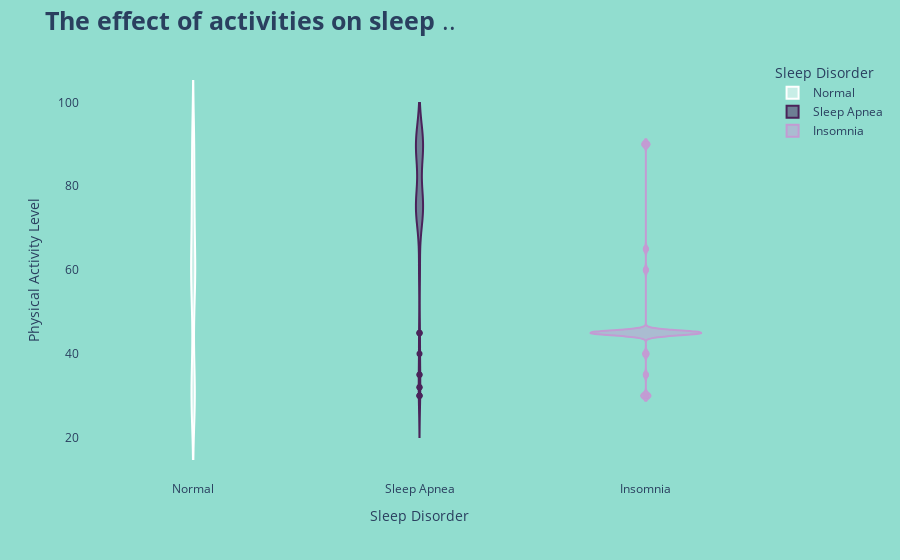

Notebook code for this chart:
### Code cell
fig = px.violin(sleep_data, x="Sleep Disorder",y='Physical Activity Level',
                 color='Sleep Disorder',
                 color_discrete_sequence=['white','#4A235A','#C39BD3'],
                 violinmode='overlay')
               
    
fig.update_layout(title='<b>The effect of activities on sleep </b>..',
                 title_font={'size':25},
                 paper_bgcolor='#91DDCF',
                 plot_bgcolor='#91DDCF')

fig.update_yaxes(showgrid=False)
fig.show()

### Figure 1 — Plotly figure (JSON) as saved in the notebook; plotly's stock layout.template omitted (floating-point values rounded to 4 significant figures; data arrays with more than 128 entries replaced by an {"elided": "..."} marker saying what was removed)
{"data": [{"alignmentgroup": "True", "box": {"visible": false}, "hovertemplate": "Sleep Disorder=%{x}<br>Physical Activity Level=%{y}<extra></extra>", "legendgroup": "Normal", "marker": {"color": "white"}, "name": "Normal", "offsetgroup": "Normal", "orientation": "v", "scalegroup": "True", "showlegend": true, "type": "violin", "x": {"elided": "219 str values"}, "x0": " ", "xaxis": "x", "y": {"elided": "219 int values"}, "y0": " ", "yaxis": "y"}, {"alignmentgroup": "True", "box": {"visible": false}, "hovertemplate": "Sleep Disorder=%{x}<br>Physical Activity Level=%{y}<extra></extra>", "legendgroup": "Sleep Apnea", "marker": {"color": "#4A235A"}, "name": "Sleep Apnea", "offsetgroup": "Sleep Apnea", "orientation": "v", "scalegroup": "True", "showlegend": true, "type": "violin", "x": ["Sleep Apnea", "Sleep Apnea", "Sleep Apnea", "Sleep Apnea", "Sleep Apnea", "Sleep Apnea", "Sleep Apnea", "Sleep Apnea", "Sleep Apnea", "Sleep Apnea", "Sleep Apnea", "Sleep Apnea", "Sleep Apnea", "Sleep Apnea", "Sleep Apnea", "Sleep Apnea", "Sleep Apnea", "Sleep Apnea", "Sleep Apnea", "Sleep Apnea", "Sleep Apnea", "Sleep Apnea", "Sleep Apnea", "Sleep Apnea", "Sleep Apnea", "Sleep Apnea", "Sleep Apnea", "Sleep Apnea", "Sleep Apnea", "Sleep Apnea", "Sleep Apnea", "Sleep Apnea", "Sleep Apnea", "Sleep Apnea", "Sleep Apnea", "Sleep Apnea", "Sleep Apnea", "Sleep Apnea", "Sleep Apnea", "Sleep Apnea", "Sleep Apnea", "Sleep Apnea", "Sleep Apnea", "Sleep Apnea", "Sleep Apnea", "Sleep Apnea", "Sleep Apnea", "Sleep Apnea", "Sleep Apnea", "Sleep Apnea", "Sleep Apnea", "Sleep Apnea", "Sleep Apnea", "Sleep Apnea", "Sleep Apnea", "Sleep Apnea", "Sleep Apnea", "Sleep Apnea", "Sleep Apnea", "Sleep Apnea", "Sleep Apnea", "Sleep Apnea", "Sleep Apnea", "Sleep Apnea", "Sleep Apnea", "Sleep Apnea", "Sleep Apnea", "Sleep Apnea", "Sleep Apnea", "Sleep Apnea", "Sleep Apnea", "Sleep Apnea", "Sleep Apnea", "Sleep Apnea", "Sleep Apnea", "Sleep Apnea", "Sleep Apnea", "Sleep Apnea"], "x0": " ", "xaxis": "x", "y": [30, 30, 40, 30, 35, 75, 32, 32, 60, 35, 60, 60, 60, 45, 45, 90, 45, 90, 90, 90, 90, 90, 90, 90, 90, 90, 85, 85, 90, 90, 90, 90, 90, 90, 90, 90, 90, 90, 90, 90, 90, 90, 90, 90, 90, 90, 90, 90, 75, 75, 75, 75, 75, 75, 75, 75, 75, 75, 75, 75, 75, 75, 75, 75, 75, 75, 75, 75, 75, 75, 75, 75, 75, 75, 75, 75, 75, 75], "y0": " ", "yaxis": "y"}, {"alignmentgroup": "True", "box": {"visible": false}, "hovertemplate": "Sleep Disorder=%{x}<br>Physical Activity Level=%{y}<extra></extra>", "legendgroup": "Insomnia", "marker": {"color": "#C39BD3"}, "name": "Insomnia", "offsetgroup": "Insomnia", "orientation": "v", "scalegroup": "True", "showlegend": true, "type": "violin", "x": ["Insomnia", "Insomnia", "Insomnia", "Insomnia", "Insomnia", "Insomnia", "Insomnia", "Insomnia", "Insomnia", "Insomnia", "Insomnia", "Insomnia", "Insomnia", "Insomnia", "Insomnia", "Insomnia", "Insomnia", "Insomnia", "Insomnia", "Insomnia", "Insomnia", "Insomnia", "Insomnia", "Insomnia", "Insomnia", "Insomnia", "Insomnia", "Insomnia", "Insomnia", "Insomnia", "Insomnia", "Insomnia", "Insomnia", "Insomnia", "Insomnia", "Insomnia", "Insomnia", "Insomnia", "Insomnia", "Insomnia", "Insomnia", "Insomnia", "Insomnia", "Insomnia", "Insomnia", "Insomnia", "Insomnia", "Insomnia", "Insomnia", "Insomnia", "Insomnia", "Insomnia", "Insomnia", "Insomnia", "Insomnia", "Insomnia", "Insomnia", "Insomnia", "Insomnia", "Insomnia", "Insomnia", "Insomnia", "Insomnia", "Insomnia", "Insomnia", "Insomnia", "Insomnia", "Insomnia", "Insomnia", "Insomnia", "Insomnia", "Insomnia", "Insomnia", "Insomnia", "Insomnia", "Insomnia", "Insomnia"], "x0": " ", "xaxis": "x", "y": [30, 40, 40, 35, 30, 60, 35, 60, 40, 90, 45, 45, 45, 45, 45, 45, 45, 45, 45, 45, 45, 45, 45, 45, 45, 45, 90, 90, 45, 45, 45, 45, 45, 45, 45, 45, 45, 45, 45, 45, 45, 45, 45, 45, 45, 45, 45, 45, 45, 45, 45, 45, 45, 45, 45, 45, 30, 30, 45, 45, 45, 45, 45, 45, 45, 45, 45, 65, 65, 90, 45, 45, 45, 45, 45, 45, 30], "y0": " ", "yaxis": "y"}], "layout": {"autosize": true, "legend": {"title": {"text": "Sleep Disorder"}, "tracegroupgap": 0}, "margin": {"t": 60}, "paper_bgcolor": "#91DDCF", "plot_bgcolor": "#91DDCF", "title": {"font": {"size": 25}, "text": "<b>The effect of activities on sleep </b>.."}, "violinmode": "overlay", "xaxis": {"anchor": "y", "autorange": true, "categoryarray": ["Normal", "Sleep Apnea", "Insomnia"], "categoryorder": "array", "domain": [0, 1], "range": [-0.5, 2.5], "title": {"text": "Sleep Disorder"}, "type": "category"}, "yaxis": {"anchor": "x", "autorange": true, "domain": [0, 1], "range": [9.903, 110.1], "showgrid": false, "title": {"text": "Physical Activity Level"}, "type": "linear"}}}
